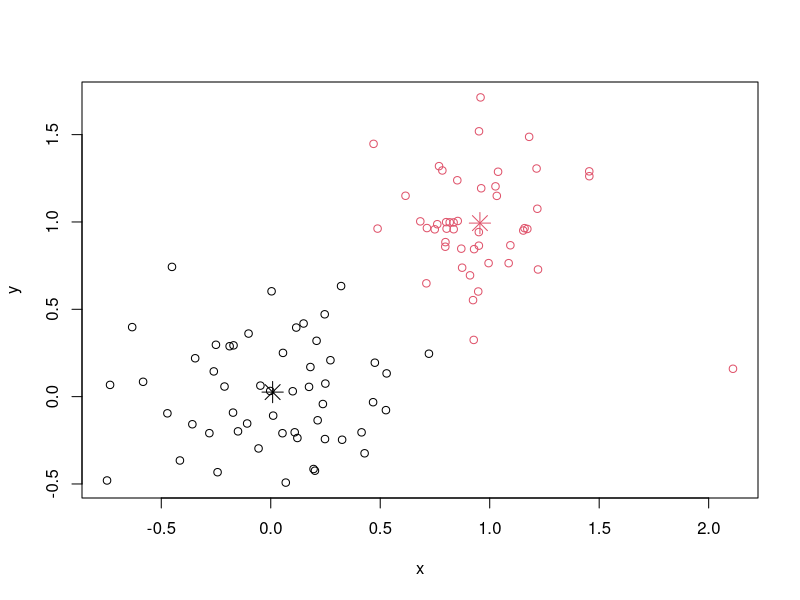
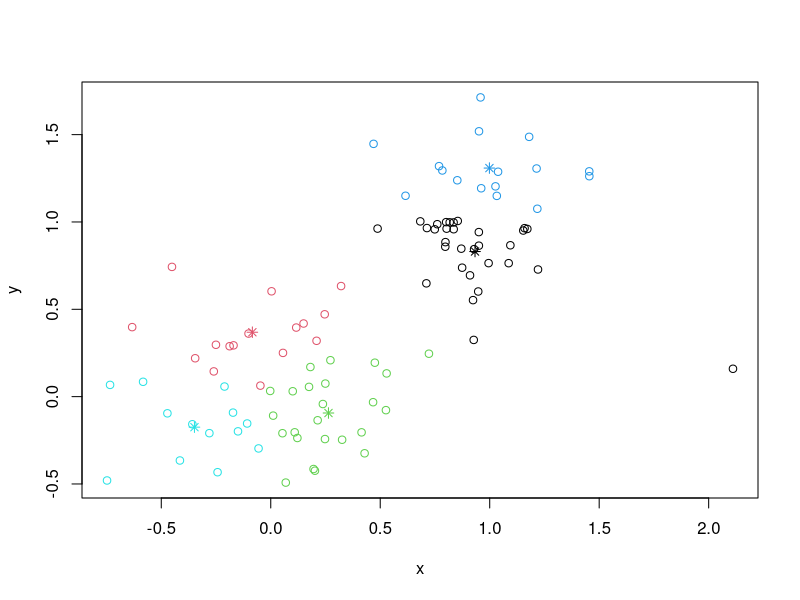

These charts were generated, in order, by the following R code:
require(graphics)

# a 2-dimensional example
x <- rbind(matrix(rnorm(100, sd = 0.3), ncol = 2),
           matrix(rnorm(100, mean = 1, sd = 0.3), ncol = 2))
colnames(x) <- c("x", "y")
(cl <- kmeans(x, 2))
plot(x, col = cl$cluster)
points(cl$centers, col = 1:2, pch = 8, cex = 2)

# sum of squares
ss <- function(x) sum(scale(x, scale = FALSE)^2)

## cluster centers "fitted" to each obs.:
fitted.x <- fitted(cl);  head(fitted.x)
resid.x <- x - fitted(cl)

## Equalities : ----------------------------------
cbind(cl[c("betweenss", "tot.withinss", "totss")], # the same two columns
      c(ss(fitted.x), ss(resid.x),    ss(x)))
stopifnot(all.equal(cl$ totss,        ss(x)),
          all.equal(cl$ tot.withinss, ss(resid.x)),
          ## these three are the same:
          all.equal(cl$ betweenss,    ss(fitted.x)),
          all.equal(cl$ betweenss, cl$totss - cl$tot.withinss),
          ## and hence also
          all.equal(ss(x), ss(fitted.x) + ss(resid.x))
)

kmeans(x,1)$withinss # trivial one-cluster, (its W.SS == ss(x))

## random starts do help here with too many clusters
## (and are often recommended anyway!):
(cl <- kmeans(x, 5, nstart = 25))
plot(x, col = cl$cluster)
points(cl$centers, col = 1:5, pch = 8)